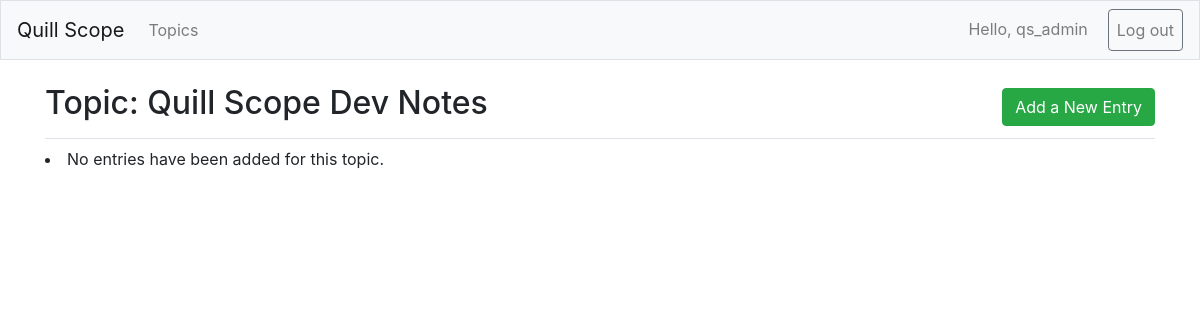
Before: /topics/1/ (signed in) with the older database file.
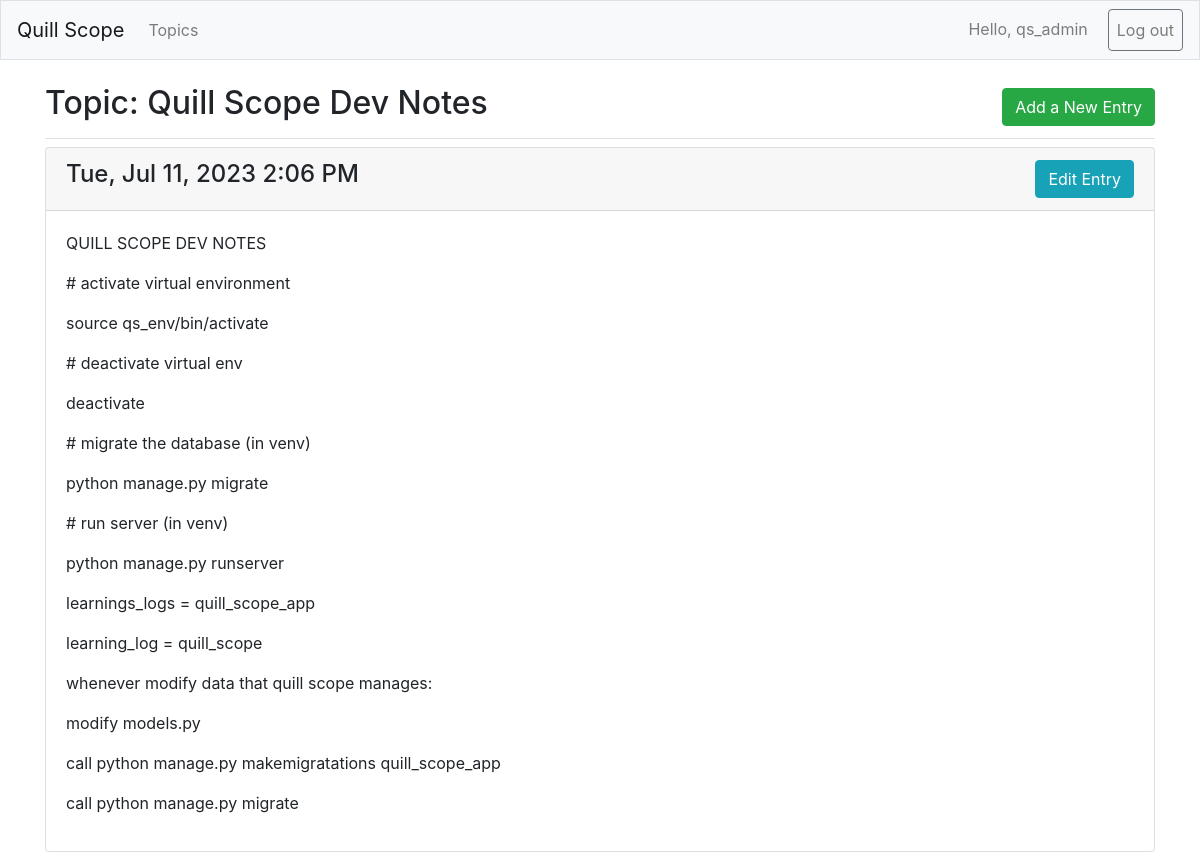
After: the same page with the newer database file.
### quill_scope_app/models.py (models this page shows, shortened)
class Entry(models.Model):
    topic = models.ForeignKey(Topic, on_delete=models.CASCADE)
    text = models.TextField()
    date_added = models.DateTimeField(auto_now_add=True)
    class Meta:
        verbose_name_plural = 'entries'

### quill_scope_app/views.py (the view)
# urls.py: path('topics/<int:topic_id>/', views.topic, name='topic'),
@login_required
def topic(request, topic_id):
    topic = Topic.objects.get(id=topic_id)
    if topic.owner != request.user:
        raise Http404
    entries = topic.entry_set.order_by('-date_added')
    context = {'topic':topic, 'entries':entries}
    return render(request, 'quill_scope_app/topic.html', context)

### quill_scope_app/models.py (called while the page is built)
    def __str__(self):
        return self.text

### quill_scope_app/templates/quill_scope_app/topic.html
{% extends "quill_scope_app/base.html" %}
{% block page_header %}
<div class="d-flex justify-content-between align-items-center">
    <h2>Topic: {{ topic }}</h2>
    <p class="m-0 d-flex align-items-center">
        <a href="{% url 'quill_scope_app:new_entry' topic.id %}"
        class="btn btn-xs btn-success">
            Add a New Entry</a>
    </p>
</div>
{% endblock page_header %}
{% block content %}
    {% for entry in entries %}
    <div class="card mb-3">
        <h4 class="card-header">
            {{ entry.date_added|date:'D, M d, Y g:i A' }}
            <small class="float-right">
                <a href="{% url 'quill_scope_app:edit_entry' entry.id %}"
                class="btn btn-xs btn-info">
                    Edit Entry</a>
            </small>
        </h4>
        <div class="card-body">
            {{ entry.text|linebreaks }}
        </div>
    </div>
    {% empty %}
    <li>No entries have been added for this topic.</li>
    {% endfor %}
{% endblock content %}

Changed rows visible on the page:
added Entry: date_added "Tue, Jul 11, 2023 2:06 PM", text "QUILL SCOPE DEV NOTES # activate virtual environment source qs_env/bin/activate # deactivate virtual env deactivate # migrate the database (in venv) python manage.py migrate # run server (in venv) python manage.py runserver learnings_logs = quill_scope_app learning_log = quill_scope whenever modify data that quill scope manages: modify models.py call python manage.py makemigratations quill_scope_app call python manage.py migrate"
Other visible differences:
text no longer shown: "No entries have been added for this topic."
